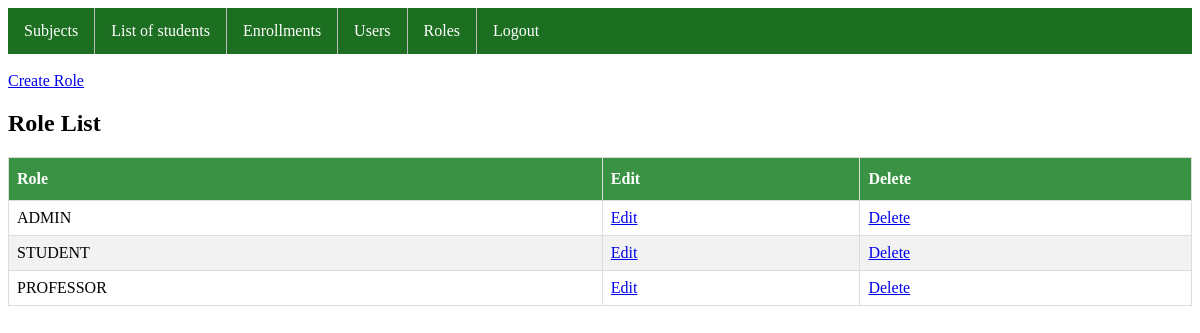
Page /app/roles/ (signed in) on the committed database.
### enroll_app/models.py (models this page shows, shortened)
class Role(models.Model):
    ROLE = (('ADMIN', 'admin'), ('PROFESSOR', 'professor'), ('STUDENT', 'student'))
    name = models.CharField(max_length=50, choices=ROLE, unique=True)

### enroll_app/views.py (the view)
# urls.py: path('roles/', views.role_list, name='role_list'),
@login_required(login_url='enroll_app:user_login')
def role_list(request):
    admin = check_is_admin(request.user)
    if admin:
        roles = Role.objects.all()
        return render(request, 'role_list.html', {'roles': roles, 'is_admin':admin})
    else:
        return HttpResponse("ACCESS DENIED -  You're not ADMIN")

### enroll_app/views.py (called while the page is built)
def check_is_admin(user):
    return user.role.name == 'ADMIN' if user.role else False

### enroll_app/templates/role_list.html (shortened to what this page needs)
{% extends 'base.html' %}
{% block content %}
  <br>
  <a href="{% url 'enroll_app:role_create' %}">Create Role</a>
  <h2>Role List</h2>
  <table id="list">
    <thead>
      <tr>
        <th>Role</th>
        <th>Edit</th>
        <th>Delete</th>
      </tr>
    </thead>
    <tbody>
      {% for role in roles %}
      <tr>
        <td>{{ role.name }}</td>
        <td><a href="{% url 'enroll_app:role_update' role.pk %}">Edit</a></td>
        <td><a href="{% url 'enroll_app:role_delete' role.pk %}">Delete</a></td>
      </tr>
      {% endfor %}
    </tbody>
  </table>
{% endblock %}

### enroll_app/static/style.css (style rules this page uses)
#list { border-collapse: collapse; width: 100%; }
#list td, #list th { border: 1px solid #ddd; padding: 8px; }
#list tr:nth-child(even) { background-color: #f2f2f2; }
#list th { padding-top: 12px; padding-bottom: 12px; text-align: left; background-color: #3a9344; color: white; }

### rows in the picture
Role: name "ADMIN"
Role: name "STUDENT"
Role: name "PROFESSOR"
